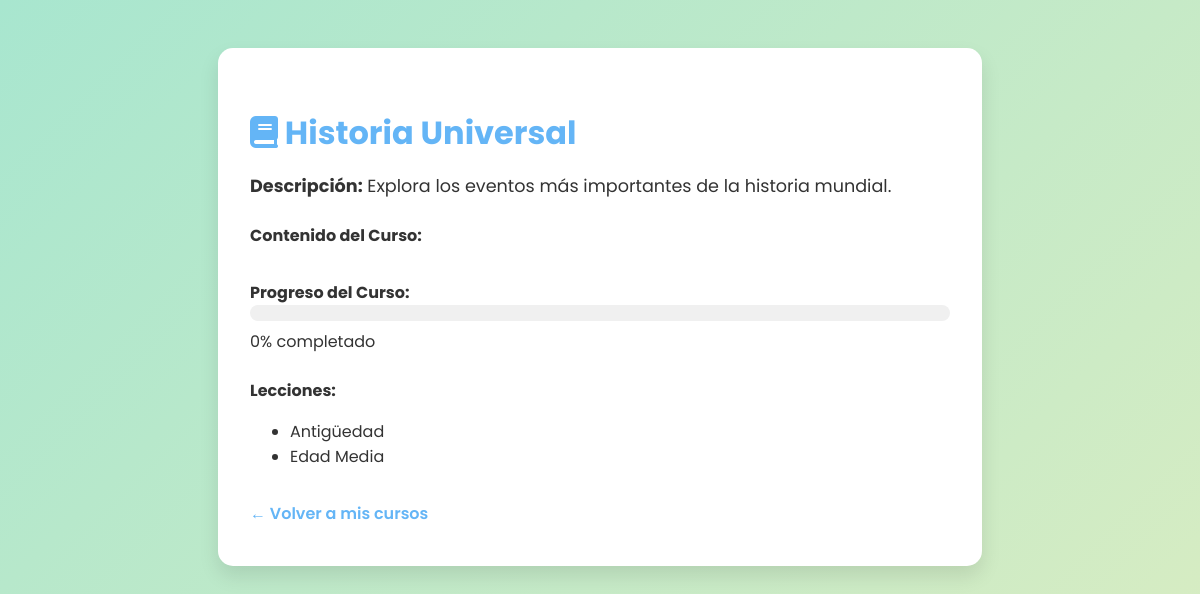
The app's page /dashboard/student/course_detail.php?id=3 (signed in) with its own data.
### tables this page shows
CREATE TABLE IF NOT EXISTS `cursos` (
  `id` int(11) NOT NULL AUTO_INCREMENT,
  `titulo` varchar(100) NOT NULL,
  `descripcion` text NOT NULL,
  `instructor_id` int(11) NOT NULL,
  `creado_en` timestamp NOT NULL DEFAULT current_timestamp(),
  `imagen_portada` varchar(255) DEFAULT NULL,
  `categoria` varchar(50) DEFAULT NULL,
  `estado` enum('borrador','publicado','archivado') DEFAULT 'borrador',
  `nivel` varchar(30) DEFAULT NULL,
  `duracion` varchar(30) DEFAULT NULL,
  `requisitos` text DEFAULT NULL,
  PRIMARY KEY (`id`),
  KEY `instructor_id` (`instructor_id`)
);

CREATE TABLE IF NOT EXISTS `lecciones` (
  `id` int(11) NOT NULL AUTO_INCREMENT,
  `curso_id` int(11) NOT NULL,
  `titulo` varchar(150) NOT NULL,
  `contenido` text NOT NULL,
  `orden` int(11) DEFAULT 1,
  PRIMARY KEY (`id`),
  KEY `curso_id` (`curso_id`)
);

### dashboard/student/course_detail.php (the view, shortened to what this page needs)
<?php
require_once __DIR__ . '/../../backend/db/db.php';
$id = isset($_GET['id']) ? intval($_GET['id']) : 0;
$user_id = $_SESSION['user_id'];
$stmt = $conn->prepare('SELECT id, titulo, descripcion FROM cursos WHERE id = ?');
$stmt->bindValue(1, $id, PDO::PARAM_INT);
$stmt->execute();
$curso = $stmt->fetch(PDO::FETCH_ASSOC);
$stmt = $conn->prepare('SELECT IFNULL(porcentaje_completado,0) as progreso, IFNULL(ultima_actualizacion,NOW()) as ultima_actualizacion FROM progreso WHERE usuario_id = ? AND curso_id = ?');
$stmt->bindValue(1, $user_id, PDO::PARAM_INT);
$stmt->bindValue(2, $id, PDO::PARAM_INT);
$stmt->execute();
$row = $stmt->fetch(PDO::FETCH_ASSOC);
$progreso = $row ? round((float)$row['progreso'],2) : 0;
$lecciones = [];
$q = $conn->query("SHOW TABLES LIKE 'lecciones'");
if ($q && $q->rowCount()) {
    $stmt = $conn->prepare('SELECT id, titulo FROM lecciones WHERE curso_id = ?');
    $stmt->bindValue(1, $id, PDO::PARAM_INT);
    $stmt->execute();
    $lecciones = $stmt->fetchAll(PDO::FETCH_ASSOC);
}
?>
<!DOCTYPE html>
<html lang="es">
<head>
    <link rel="stylesheet" href="https://cdnjs.cloudflare.com/ajax/libs/font-awesome/6.0.0/css/all.min.css">
</head>
<body>
    <div class="course-detail-container">
        <h1><i class="fas fa-book"></i> <?= htmlspecialchars($curso['titulo']) ?></h1>
        <div class="descripcion">
            <strong>Descripción:</strong> <?= htmlspecialchars($curso['descripcion']) ?>
        </div>
        <div class="contenido">
            <strong>Contenido del Curso:</strong>
        </div>
        <div class="progreso">
            <strong>Progreso del Curso:</strong>
            <div class="progress-bar">
            </div>
            <span><?= $progreso ?>% completado</span>
        </div>
        <?php if (!empty($lecciones)): ?>
        <div class="lecciones">
            <strong>Lecciones:</strong>
            <ul>
                <?php foreach ($lecciones as $l): ?>
                    <li><?= htmlspecialchars($l['titulo']) ?></li>
                <?php endforeach; ?>
            </ul>
        </div>
        <?php endif; ?>
        <a href="/AprendePlus/dashboard/student/courses.php" style="display:inline-block;margin-top:1rem;color:var(--azul-oscuro);text-decoration:none;font-weight:600;">&larr; Volver a mis cursos</a>
    </div>
</body>
</html>

### dashboard/student/course_detail.php (style rules this page uses)
:root { --verde-suave: #a8e6cf; --azul-claro: #dcedc1; --azul-oscuro: #64b5f6; --blanco: #ffffff; --sombra: 0 10px 20px rgba(0,0,0,0.1); }
body { background: linear-gradient(135deg, var(--verde-suave), var(--azul-claro)); min-height: 100vh; color: #333; font-family: 'Poppins', sans-serif; margin: 0; }
.course-detail-container { max-width: 700px; margin: 3rem auto; background: var(--blanco); border-radius: 15px; box-shadow: var(--sombra); padding: 2.5rem 2rem; }
h1 { color: var(--azul-oscuro); margin-bottom: 1rem; font-size: 2rem; }
.descripcion { font-size: 1.1rem; margin-bottom: 1.5rem; }
.contenido { margin-bottom: 2rem; }
.progreso { margin-bottom: 1.5rem; }
.progress-bar { background: #f0f0f0; border-radius: 10px; overflow: hidden; height: 16px; margin-bottom: 0.5rem; }

### records on screen
cursos: titulo "Historia Universal", descripcion "Explora los eventos más importantes de la historia mundial."
lecciones: titulo "Antigüedad"
lecciones: titulo "Edad Media"

### other values on screen
$progreso "0"
